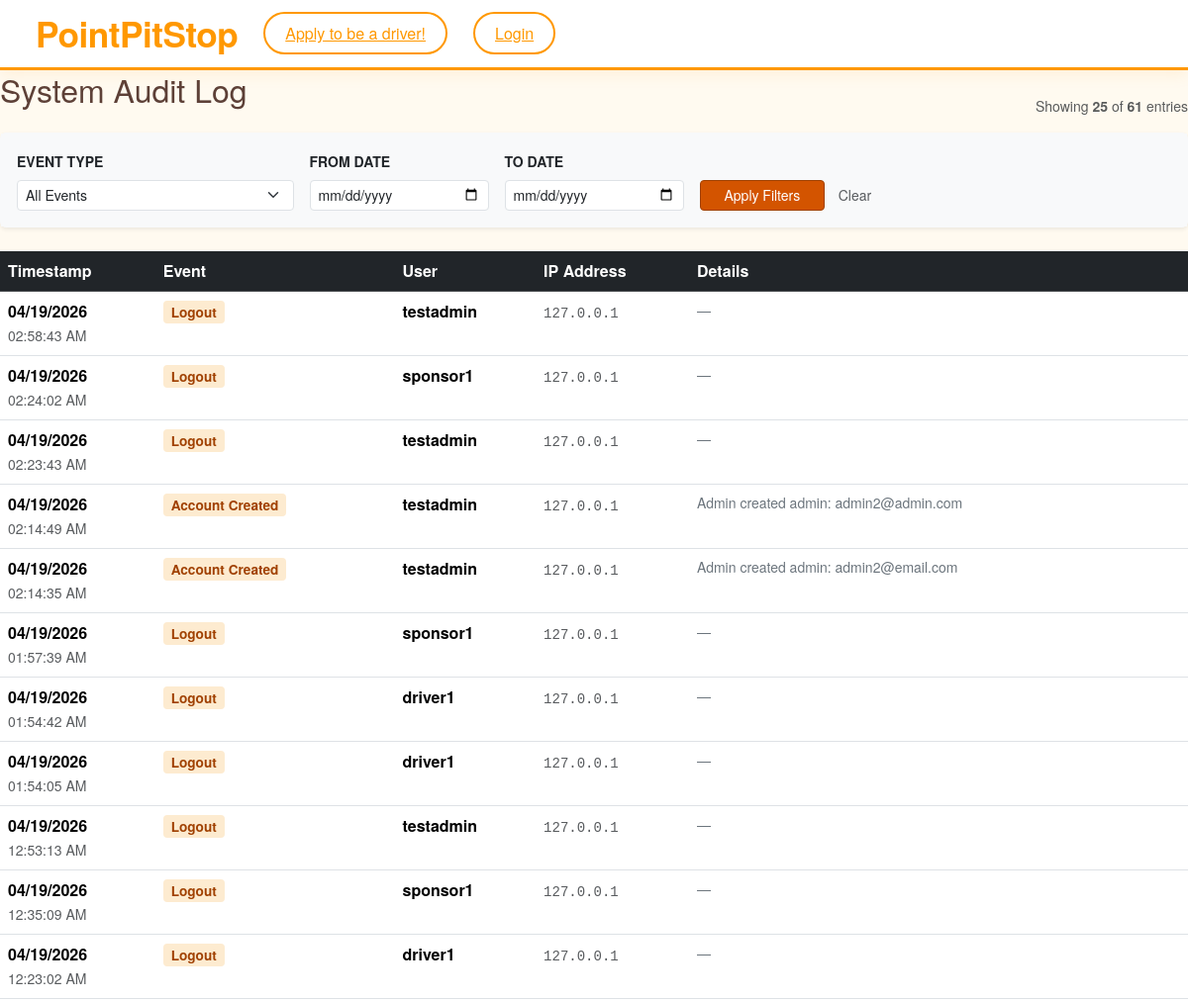
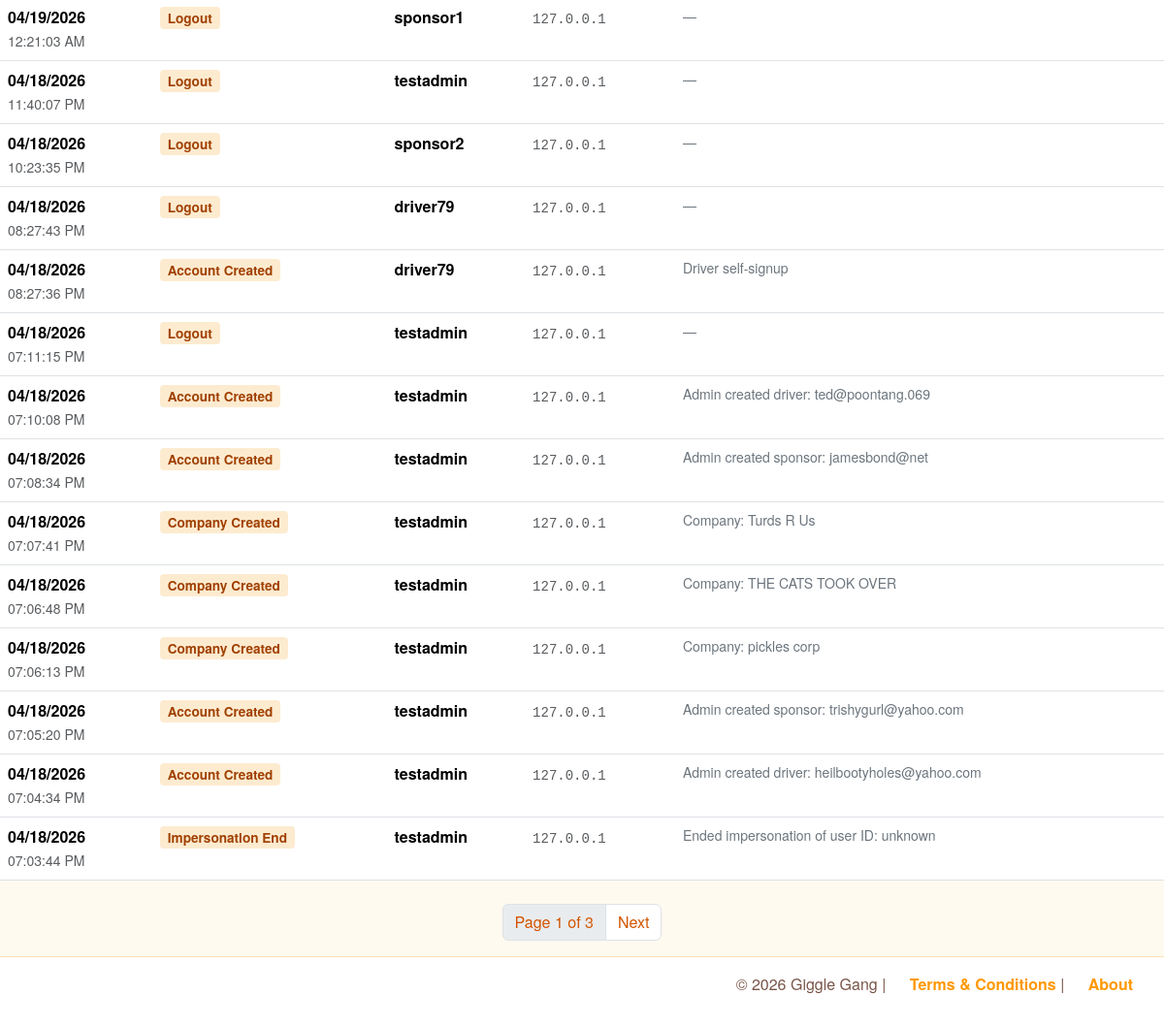
The page /audit-log on the database its author committed (2 pictures, top to bottom).
### models.py (models this page shows)
class AuditLog(db.Model):
    __tablename__ = "audit_log"
    id = db.Column(db.Integer, primary_key=True)
    event_type = db.Column(db.String(50), nullable=False, index=True)
    user_id = db.Column(db.Integer, db.ForeignKey('users.id'), nullable=True)
    username = db.Column(db.String(150), nullable=True)
    ip_address = db.Column(db.String(45), nullable=True)
    details = db.Column(db.Text, nullable=True)
    timestamp = db.Column(db.DateTime, default=datetime.now, index=True)

### reports.py (the view)
@report_bp.route("/audit-log")
def audit_log():
    from models import AuditLog
    from datetime import datetime
    page = request.args.get('page', 1, type=int)
    per_page = 25
    event_filter = request.args.get('event_type', '')
    date_from = request.args.get('date_from', '')
    date_to = request.args.get('date_to', '')
    query = AuditLog.query.order_by(AuditLog.timestamp.desc())
    if event_filter:
        query = query.filter(AuditLog.event_type == event_filter)
    if date_from:
        query = query.filter(AuditLog.timestamp >= datetime.strptime(date_from, '%Y-%m-%d'))
    if date_to:
        query = query.filter(AuditLog.timestamp <= datetime.strptime(date_to + ' 23:59:59', '%Y-%m-%d %H:%M:%S'))
    pagination = query.paginate(page=page, per_page=per_page, error_out=False)
    event_types = db.session.query(AuditLog.event_type).distinct().order_by(AuditLog.event_type).all()
    event_types = [e[0] for e in event_types]
    return render_template("admin/reports/audit_log.html",
                           logs=pagination.items,
                           pagination=pagination,
                           event_types=event_types,
                           current_filter=event_filter,
                           date_from=date_from,
                           date_to=date_to)

### app.py (called while the page is built, shortened)
@app.before_request
def load_user_context():
    print(f"DEBUG: Current Endpoint is: {request.endpoint}")
    g.profile = None
    g.is_impersonating = False
    public_endpoints = [
        "static",
        "homepage",
        "terms",
        "about",
        "auth.handle_signup",
        "auth.handle_login",
        "auth.handle_driver_signup",
        "auth.handle_sponsor_signup",
        "auth.handle_forgot_password"
    ]
    if request.endpoint in public_endpoints:
        return None

### templates/admin/reports/audit_log.html (shortened to what this page needs)
{% extends "base.html" %}
{% block body %}
    <div class="d-flex justify-content-between align-items-end mb-3">
        <h2>System Audit Log</h2>
        <span class="text-muted small">
            Showing <strong>{{ logs|length }}</strong> of <strong>{{ pagination.total }}</strong> entries
        </span>
    </div>
    <div class="card mb-4 border-light shadow-sm">
        <div class="card-body bg-light">
            <form method="GET" class="row g-3 align-items-end">
                <div class="col-md-3">
                    <label class="form-label small fw-bold text-uppercase">Event Type</label>
                    <select name="event_type" class="form-select form-select-sm">
                        <option value="">All Events</option>
                    </select>
                </div>
                <div class="col-md-2">
                    <label class="form-label small fw-bold text-uppercase">From Date</label>
                    <input type="date" name="date_from" class="form-control form-control-sm" value="{{ date_from }}">
                </div>
                <div class="col-md-2">
                    <label class="form-label small fw-bold text-uppercase">To Date</label>
                    <input type="date" name="date_to" class="form-control form-control-sm" value="{{ date_to }}">
                </div>
                <div class="col-auto">
                    <button type="submit" class="btn btn-sm btn-primary px-4">Apply Filters</button>
                    <a href="{{ url_for('report.audit_log') }}" class="btn btn-sm btn-link text-muted text-decoration-none">Clear</a>
                </div>
            </form>
        </div>
    </div>
    {% if logs %}
    <table class="table table-hover report-table">
        <thead class="table-dark">
            <tr>
                <th>Timestamp</th>
                <th>Event</th>
                <th>User</th>
                <th>IP Address</th>
                <th>Details</th>
            </tr>
        </thead>
        <tbody>
            {% for log in logs %}
            <tr>
                <td>
                    <div class="fw-bold">{{ log.timestamp.strftime('%m/%d/%Y') }}</div>
                    <small class="text-muted">{{ log.timestamp.strftime('%I:%M:%S %p') }}</small>
                </td>
                <td><span class="event-badge">{{ log.event_type.replace('_', ' ').title() }}</span></td>
                <td><strong>{{ log.username or '—' }}</strong></td>
                <td><code class="text-muted small">{{ log.ip_address or '—' }}</code></td>
                <td class="small text-secondary">{{ log.details or '—' }}</td>
            </tr>
            {% endfor %}
        </tbody>
    </table>
    {% if pagination.pages > 1 %}
    <nav aria-label="Audit log pagination" class="mt-4">
        <ul class="pagination justify-content-center">
            <li class="page-item disabled"><span class="page-link text-dark">Page {{ pagination.page }} of {{ pagination.pages }}</span></li>
            {% if pagination.has_next %}
            <li class="page-item">
                <a class="page-link" href="?page={{ pagination.next_num }}&event_type={{ current_filter }}&date_from={{ date_from }}&date_to={{ date_to }}">Next</a>
            </li>
            {% endif %}
        </ul>
    </nav>
    {% endif %}
    {% else %}
    <p class="text-muted text-center py-5">No audit entries match your criteria.</p>
    {% endif %}
{% endblock %}

### templates/base.html (shortened to what this page needs)
<!DOCTYPE html>
<html lang="en">
<head>
    <link rel="stylesheet" href="{{ url_for('static', filename='css/bootstrap.min.css') }}">
    <link rel="stylesheet" href="{{ url_for('static', filename='css/style.css') }}">
</head>
<body>
    {% include "partials/header.html"%}
    <main class="main-content">
    {% block body %}{% endblock %}
    </main>
    {% include "partials/footer.html" %}
</body>
</html>

### templates/partials/header.html (shortened to what this page needs)
<header class="site-header">
    <nav class="navbar navbar-expand-lg">
        <div class="header-container container-fluid">
            {% if current_user.is_authenticated %}
            <a class="navbar-brand" href="{{ url_for('dashboard') }}">
                <h1>PointPitStop</h1>
            </a>
            {% else %}
            <a class="navbar-brand" href="/">
                <h1>PointPitStop</h1>
            </a>
            {% endif %}
            <div class="collapse navbar-collapse" id="mainNavbarContent">
                {% if current_user.is_authenticated %}
                    <ul class="navbar-nav mx-auto">
                        {% if current_user.role == 'driver' %}
                            <li class="nav-item dropdown">
                                <a class="nav-link dropdown-toggle" href="#" id="driversDropdown" role="button" data-bs-toggle="dropdown" aria-expanded="false">
                                    Dashboard
                                </a>
                                <ul class="dropdown-menu" aria-labelledby="driversDropdown">
                                    <li><a class="dropdown-item" href="{{ url_for('driver.driver_points_review') }}">Points Review</a>
                                    <li><a class="dropdown-item" href="{{ url_for('driver.driver_order_history') }}">Order History</a>
                                    <li><a class="dropdown-item" href="{{ url_for('support.user_view_requests') }}">Support</a>
                                </ul>
                            </li>
                            <li class="nav-item">
                                <a class="nav-link" href="{{ url_for('driver.mysponsors') }}">My Sponsors</a>
                            </li>
                            <li class="nav-item">
                                <a class="nav-link" href="{{ url_for('driver.faq') }}">Frequently Asked Questions</a>
                            </li>
                            <li class="nav-item">
                                <a class="nav-link" href="{{ url_for('driver.driver_settings') }}">Settings</a>
                            </li>
                        {% elif current_user.role == 'sponsor' %}
                            <li class="nav-item">
                                <a class="nav-link" href="{{ url_for('dashboard') }}">☰ Dashboard</a>
                            </li>
                            <li class="nav-item dropdown">
                                <a class="nav-link dropdown-toggle" href="#" id="driversDropdown" role="button" data-bs-toggle="dropdown" aria-expanded="false">
                                    Drivers
                                </a>
                                <ul class="dropdown-menu" aria-labelledby="driversDropdown">
                                    <li><a class="dropdown-item" href="{{ url_for('sponsor.view_drivers') }}">List</a>
                                    <li><a class="dropdown-item" href="{{ url_for('sponsor.pending_drivers') }}">Appliciants</a>
                                    <li><a class="dropdown-item" href="{{ url_for('sponsor.add_drivers') }}">Upload</a>
                                </ul>
                            </li>
                            <li class="nav-item">
                                <a class="nav-link" href="{{ url_for('sponsor.sponsor_settings') }}">Settings</a>
                            </li>
                        {% endif %}
                        <li class="nav-item">
                                <a class="nav-link" href="{{ url_for('admin.admin_settings') }}">Settings</a>
                        </li>
                        <li class="nav-item">
                            <a class="nav-link logout-link" href="{{ url_for('auth.handle_logout') }}">Logout</a>
                        </li>
                    </ul>
                {% else %}
                    <ul class="navbar-nav guest-nav">
                        <li class="nav-item">
                            <a href="{{ url_for('auth.handle_driver_signup') }}">Apply to be a driver!</a>
                        </li>
                        <li class="nav-item">
                            <a href="{{ url_for('auth.handle_login') }}">Login</a>
                        </li>
                    </ul>
                {% endif %}
            </div>
        </div>
    </nav>
</header>

### templates/partials/footer.html
<footer class="site-footer">
    <p>
        © 2026 Giggle Gang |
        <a href="{{ url_for('terms') }}">Terms & Conditions</a> |
        <a href="{{ url_for('about') }}">About</a>
    </p>
</footer>

### static/css/style.css (style rules this page uses)
body { display: flex; flex-direction: column; font-family: 'Quicksand', 'Helvetica Neue', Helvetica, Arial, sans-serif; margin: 0; min-height: 100vh; background-color: #fffaf0; color: #5d4037; }
.main-content { flex: 1; }
.site-footer { border-top: 1px solid #ffe0b2; display: flex; justify-content: flex-end; align-items: center; box-sizing: border-box; width: 100%; background: white; padding: 1rem 2rem; color: #795548; }
.site-footer a { color: #ff9800; text-decoration: none; font-weight: 600; margin-left: 20px; transition: color 0.3s ease; }
.site-header { background-color: #ffffff; border-bottom: 3px solid #ff9800; box-shadow: 0 4px 15px rgba(255, 152, 0, 0.1); position: sticky; top: 0; z-index: 1000; }
.navbar { padding: 0.5rem 1.5rem; }
.header-container { max-width: 1400px; margin: 0 auto; }
.navbar-brand h1 { margin: 0; font-size: 2.2rem; font-weight: 700; color: #ff9800; letter-spacing: -0.5px; text-align: center; }
.navbar-nav { gap: 1rem; }
.guest-nav a { color: #ff9800 !important; border: 2px solid #ff9800; border-radius: 50px; padding: 8px 20px !important; margin-left: 10px; transition: all 0.3s; }

### templates/admin/reports/audit_log.html (style rules this page uses)
.btn-primary, .pagination .page-item.active .page-link { background-color: #d35400 !important; border-color: #a04000 !important; }
.text-primary, .page-link { color: #d35400 !important; }
.event-badge { background-color: #fdebd0; color: #a04000; font-weight: 700; padding: 2px 8px; border-radius: 4px; font-size: 0.85rem; }

### rows shown on the page
AuditLog: timestamp "04/19/2026", timestamp "02:58:43 AM", event_type.replace "Logout", username "testadmin", ip_address "127.0.0.1", details "—"
AuditLog: timestamp "04/19/2026", timestamp "02:24:02 AM", event_type.replace "Logout", username "sponsor1", ip_address "127.0.0.1", details "—"
AuditLog: timestamp "04/19/2026", timestamp "02:23:43 AM", event_type.replace "Logout", username "testadmin", ip_address "127.0.0.1", details "—"
AuditLog: timestamp "04/19/2026", timestamp "02:14:49 AM", event_type.replace "Account Created", username "testadmin", ip_address "127.0.0.1", details "Admin created admin: admin2@admin.com"
AuditLog: timestamp "04/19/2026", timestamp "02:14:35 AM", event_type.replace "Account Created", username "testadmin", ip_address "127.0.0.1", details "Admin created admin: admin2@email.com"
AuditLog: timestamp "04/19/2026", timestamp "01:57:39 AM", event_type.replace "Logout", username "sponsor1", ip_address "127.0.0.1", details "—"
AuditLog: timestamp "04/19/2026", timestamp "01:54:42 AM", event_type.replace "Logout", username "driver1", ip_address "127.0.0.1", details "—"
AuditLog: timestamp "04/19/2026", timestamp "01:54:05 AM", event_type.replace "Logout", username "driver1", ip_address "127.0.0.1", details "—"
AuditLog: timestamp "04/19/2026", timestamp "12:53:13 AM", event_type.replace "Logout", username "testadmin", ip_address "127.0.0.1", details "—"
AuditLog: timestamp "04/19/2026", timestamp "12:35:09 AM", event_type.replace "Logout", username "sponsor1", ip_address "127.0.0.1", details "—"
AuditLog: timestamp "04/19/2026", timestamp "12:23:02 AM", event_type.replace "Logout", username "driver1", ip_address "127.0.0.1", details "—"
AuditLog: timestamp "04/19/2026", timestamp "12:21:03 AM", event_type.replace "Logout", username "sponsor1", ip_address "127.0.0.1", details "—"
AuditLog: timestamp "04/18/2026", timestamp "11:40:07 PM", event_type.replace "Logout", username "testadmin", ip_address "127.0.0.1", details "—"
AuditLog: timestamp "04/18/2026", timestamp "10:23:35 PM", event_type.replace "Logout", username "sponsor2", ip_address "127.0.0.1", details "—"
AuditLog: timestamp "04/18/2026", timestamp "08:27:43 PM", event_type.replace "Logout", username "driver79", ip_address "127.0.0.1", details "—"
AuditLog: timestamp "04/18/2026", timestamp "08:27:36 PM", event_type.replace "Account Created", username "driver79", ip_address "127.0.0.1", details "Driver self-signup"
AuditLog: timestamp "04/18/2026", timestamp "07:11:15 PM", event_type.replace "Logout", username "testadmin", ip_address "127.0.0.1", details "—"
AuditLog: timestamp "04/18/2026", timestamp "07:10:08 PM", event_type.replace "Account Created", username "testadmin", ip_address "127.0.0.1", details "Admin created driver: ted@poontang.069"
AuditLog: timestamp "04/18/2026", timestamp "07:08:34 PM", event_type.replace "Account Created", username "testadmin", ip_address "127.0.0.1", details "Admin created sponsor: jamesbond@net"
AuditLog: timestamp "04/18/2026", timestamp "07:07:41 PM", event_type.replace "Company Created", username "testadmin", ip_address "127.0.0.1", details "Company: Turds R Us"
AuditLog: timestamp "04/18/2026", timestamp "07:06:48 PM", event_type.replace "Company Created", username "testadmin", ip_address "127.0.0.1", details "Company: THE CATS TOOK OVER"
AuditLog: timestamp "04/18/2026", timestamp "07:06:13 PM", event_type.replace "Company Created", username "testadmin", ip_address "127.0.0.1", details "Company: pickles corp"
AuditLog: timestamp "04/18/2026", timestamp "07:05:20 PM", event_type.replace "Account Created", username "testadmin", ip_address "127.0.0.1", details "Admin created sponsor: trishygurl@yahoo.com"
AuditLog: timestamp "04/18/2026", timestamp "07:04:34 PM", event_type.replace "Account Created", username "testadmin", ip_address "127.0.0.1", details "Admin created driver: heilbootyholes@yahoo.com"
AuditLog: timestamp "04/18/2026", timestamp "07:03:44 PM", event_type.replace "Impersonation End", username "testadmin", ip_address "127.0.0.1", details "Ended impersonation of user ID: unknown"

### other values the page prints
{{ logs|length }} "25"
{{ pagination.total }} "61"
{{ pagination.page }} "1"
{{ pagination.pages }} "3"
